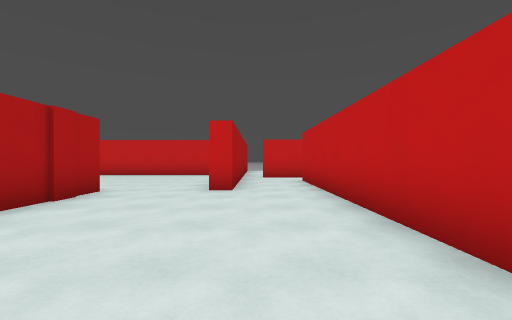
view 1 (above)

24 first-person views from a walk through a Godot game level. The camera is 1.3 m above the floor, looks level and sees 90° across. The floor is counted in squares, 2 m on a side. Each view is taken from the middle of a square. On the plan, view 1 faces up. The plan holds only what a view shows up to about 9 squares ahead; the rest is blank. The place goes on beyond the plan. Characters and animated objects are not drawn.

view 2
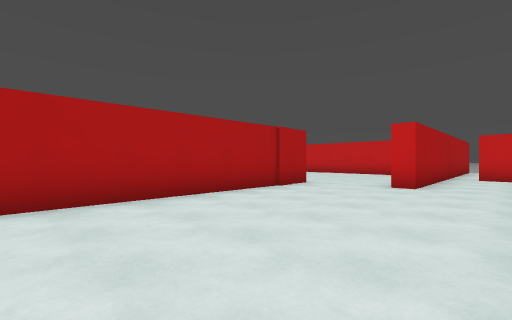

view 3
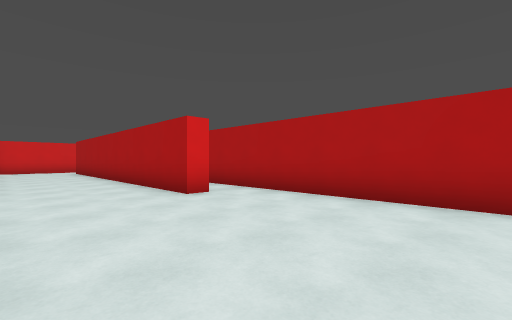

view 4
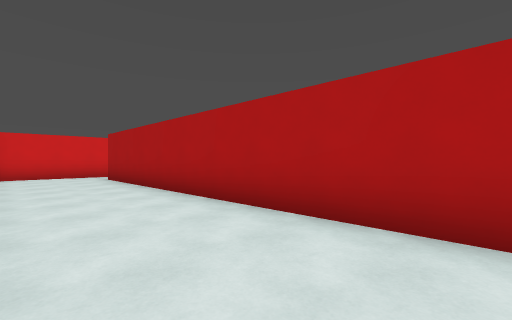

view 5
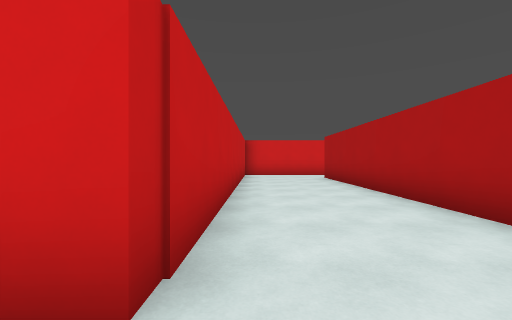

view 6
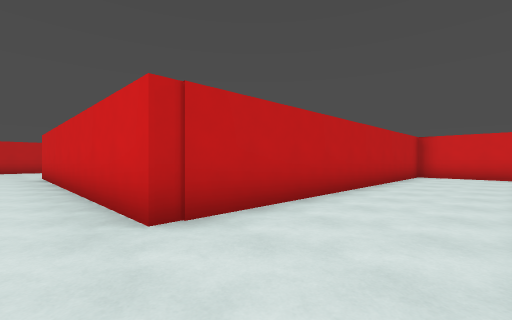

view 7
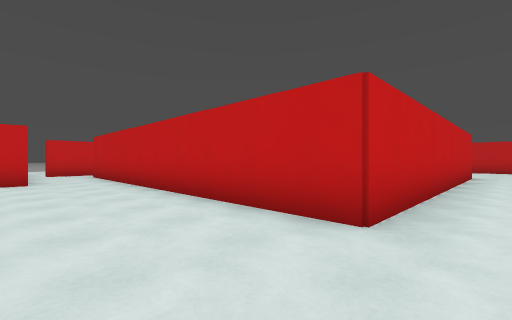

view 8
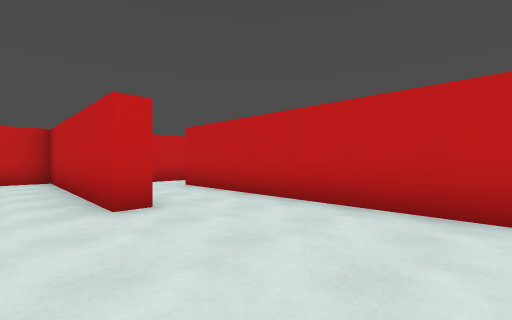

view 9
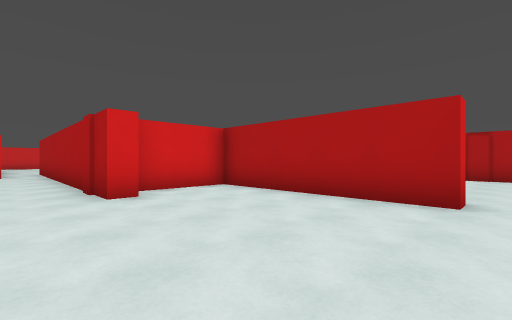

view 10
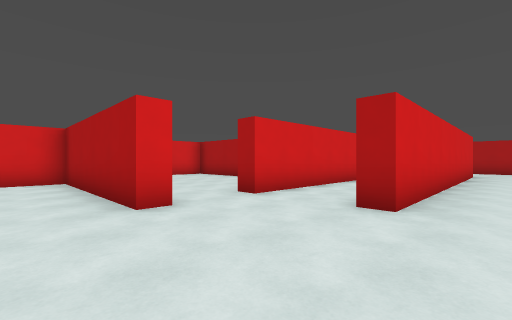

view 11
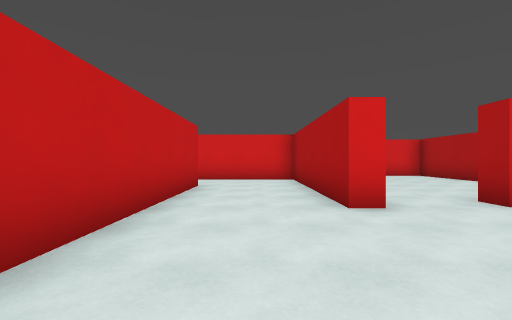

view 12
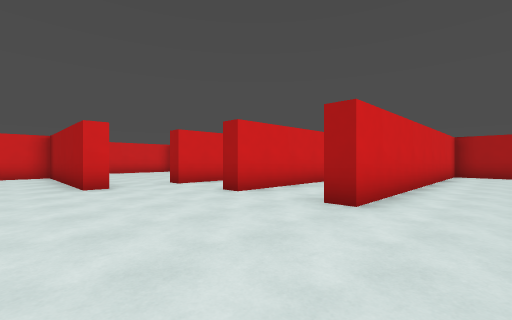

view 13
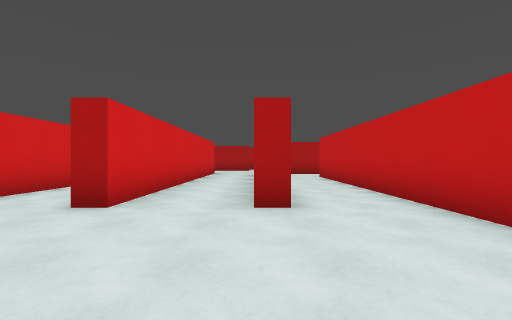

view 14
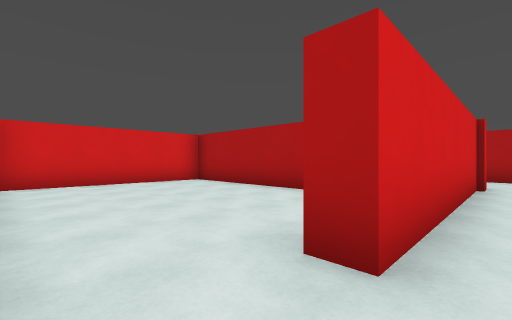

view 15
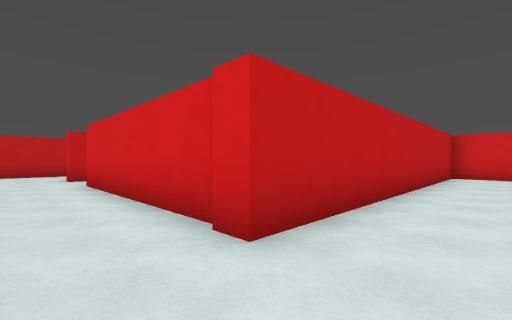

view 16
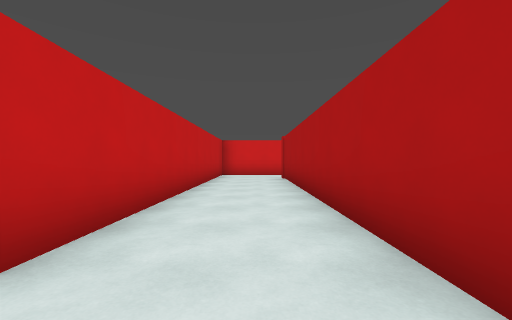

view 17
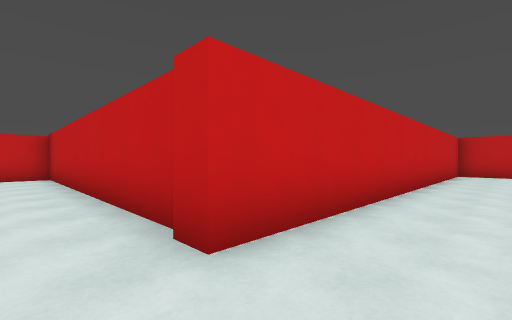

view 18
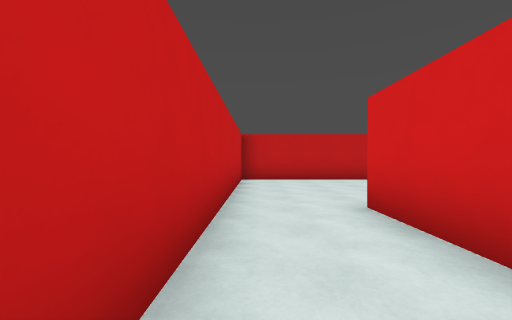

view 19
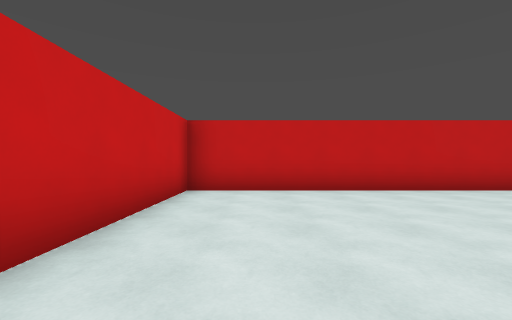

view 20
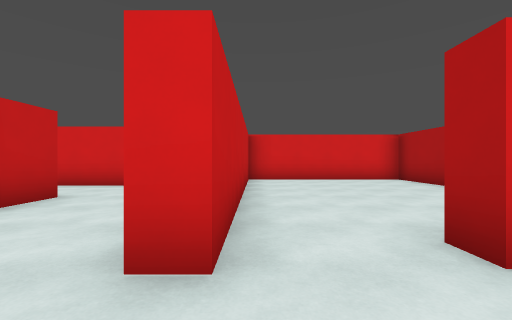

view 21
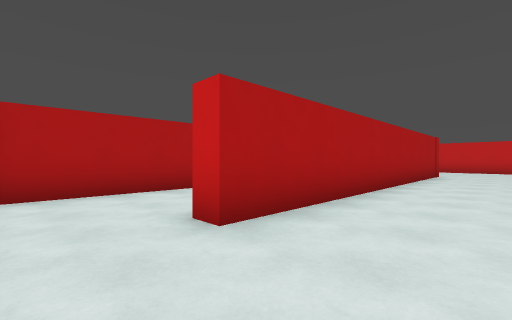

view 22
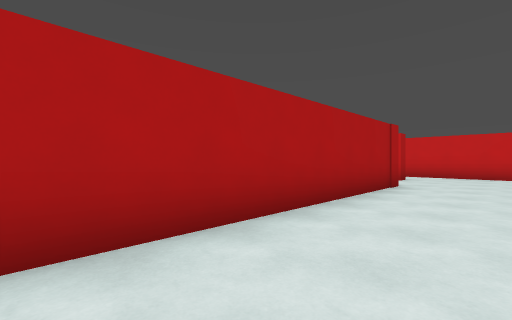

view 23
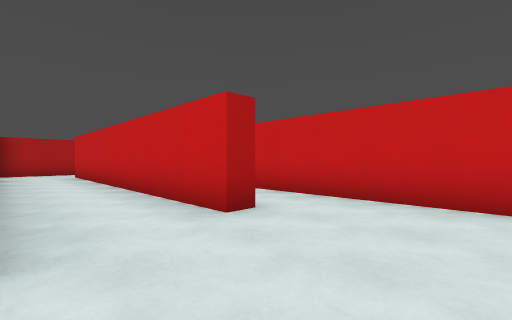

view 24
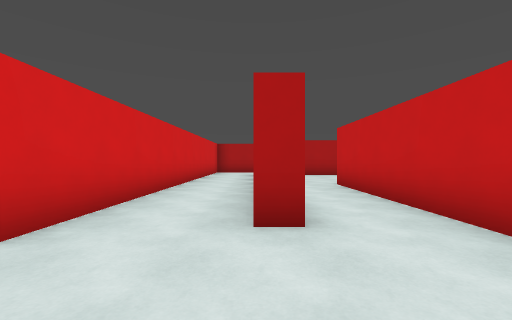

### Floor plan
Ten units are one square. View 1 is at (0, 0); x grows to the right and y downward. Boxes are objects, and circles mark ways between rooms. Rooms are numbered by the first view taken in them; rooms with no view inside come last. Other rooms are left out.
<svg viewBox="-68 -109 253 274">
<path fill="none" stroke="#000" d="M15 20 15 -81M-21 24 -15 24 -15 125M-32 -53 -32 42M15 132 15 40M15 -95 2 -95M-10 140 10 140M-5 -102 -5 -55 -10 -55 -10 -65M-38 -53 -32 -53M-63 -95 -63 -45 -40 -45M-10 -65 -10 -104M122 65 128 65 128 115 171 115M20 60 20 138M29 15 105 15 105 20 15 20M15 40 105 40 105 46M20 0 20 8M160 95 155 95 155 -5 42 -5 42 -95 15 -95M30 160 45 160 45 65 105 65M155 -35 155 -30 72 -30M180 -52 111 -52M90 -10 160 -10 160 95M72 92 72 135 122 135M105 65 105 71M122 132 122 65"/>
<circle cx="-20" cy="-60" r="3" fill="#2a7"/>
<circle cx="20" cy="-90" r="3" fill="#2a7"/>
<circle cx="20" cy="30" r="3" fill="#2a7"/>
<circle cx="160" cy="105" r="3" fill="#2a7"/>
<circle cx="115" cy="70" r="3" fill="#2a7"/>
<text x="0" y="20">1</text>
<text x="-40" y="-80">2</text>
<text x="80" y="50">3</text>
<text x="170" y="10">4</text>
<text x="100" y="100">5</text>
</svg>
Room 1 opens to room 2. Room 1 opens to room 3. Room 3 opens to room 4. Room 3 opens to room 5.

Where each view was taken, in squares from view 1:
view 1: 0 up, 0 right, facing up
view 2: 1 down, 1 right, facing up-left
view 3: 2 up, 1 right, facing down-left
view 4: 3 down, 1 right, facing down-left
view 5: 3 down, 1 right, facing down
view 6: 3 down, 1 left, facing down-right
view 7: 3 down, 1 left, facing up-right
view 8: 2 up, 2 left, facing up-right
view 9: 10 up, 2 left, facing down-left
view 10: 3 down, 14 right, facing down-left
view 11: 3 down, 14 right, facing down
view 12: 0 up, 14 right, facing down-left
view 13: 2 down, 14 right, facing left
view 14: 6 down, 12 right, facing down-left
view 15: 5 down, 3 right, facing down-right
view 16: 5 down, 3 right, facing down
view 17: 1 down, 3 right, facing up-right
view 18: 0 up, 7 right, facing right
view 19: 1 down, 10 right, facing right
view 20: 5 down, 12 right, facing down
view 21: 11 down, 18 right, facing up-left
view 22: 6 down, 18 right, facing up-left
view 23: 1 up, 18 right, facing up-left
view 24: 3 up, 18 right, facing left
